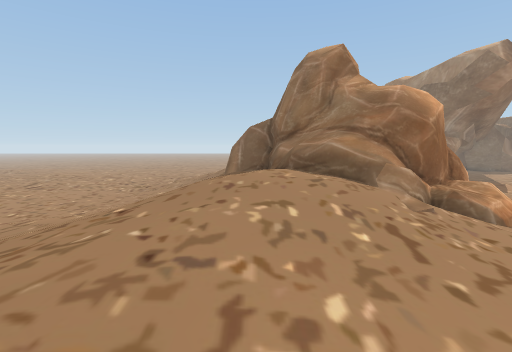
[1] (above)

18 first-person views from a walk through a scene from a Unity 3-D project. The camera is 1.3 m above the floor, tilts 6° down and sees 85° across. The floor is counted in squares, 1 m on a side. Each view is taken from the middle of a square. On the plan, view 1 faces up. The plan holds only what a view shows up to about 13 squares ahead; the rest is blank. The place goes on beyond the plan. Some surface patterns are stand-ins.

[2]
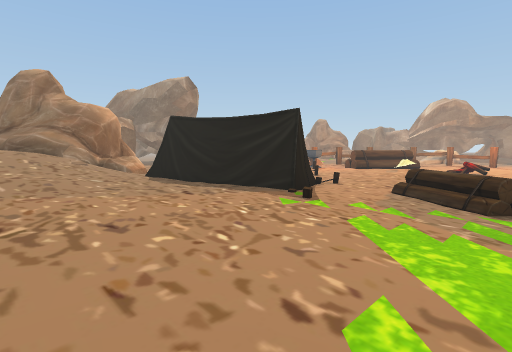

[3]
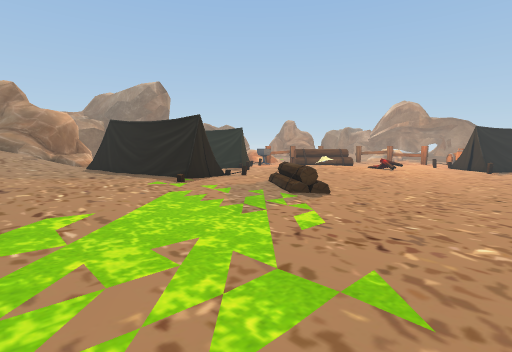

[4]
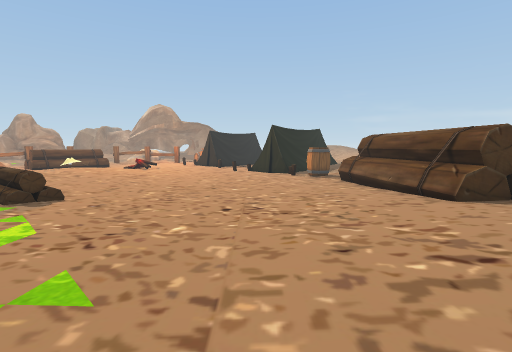

[5]
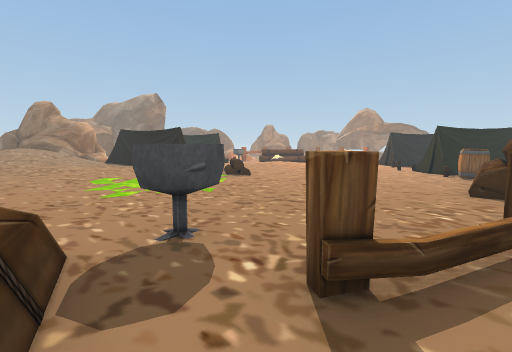

[6]
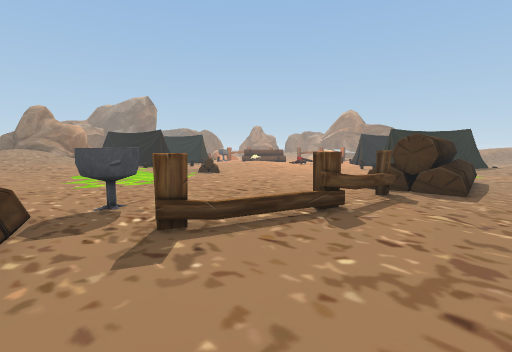

[7]
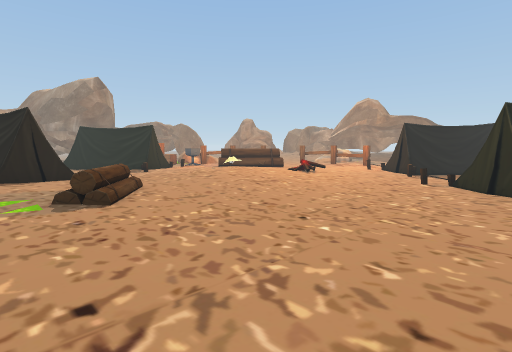

[8]
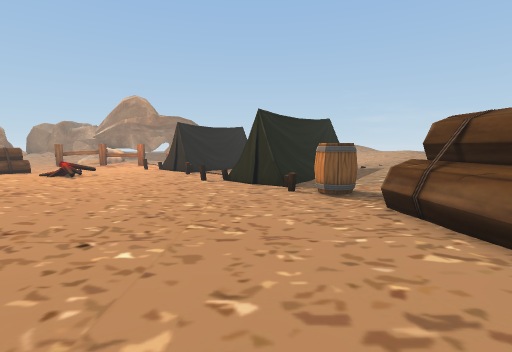

[9]
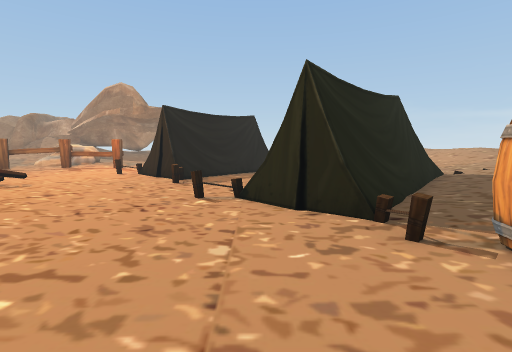

[10]
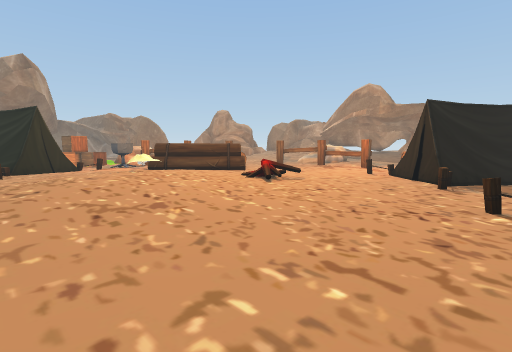

[11]
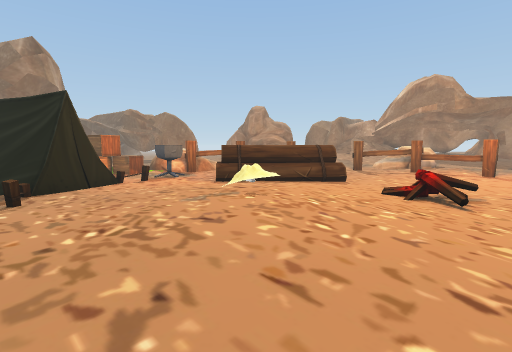

[12]
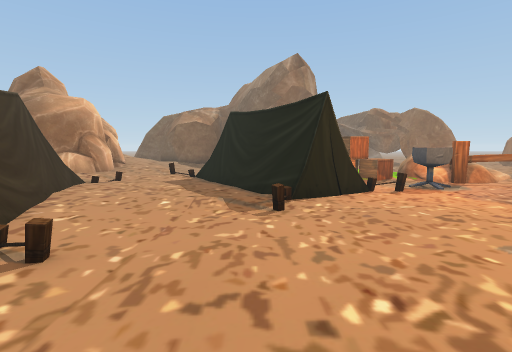

[13]
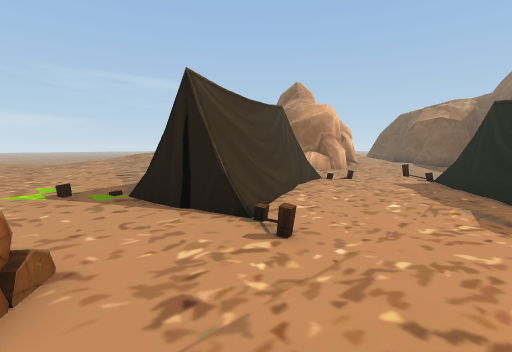

[14]
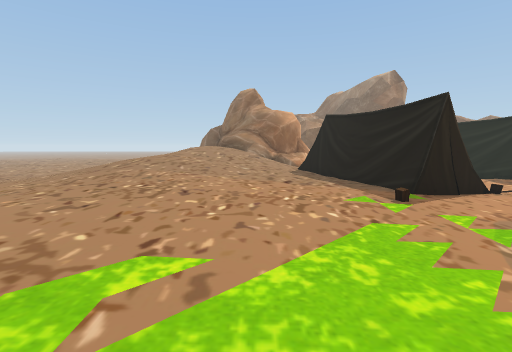

[15]
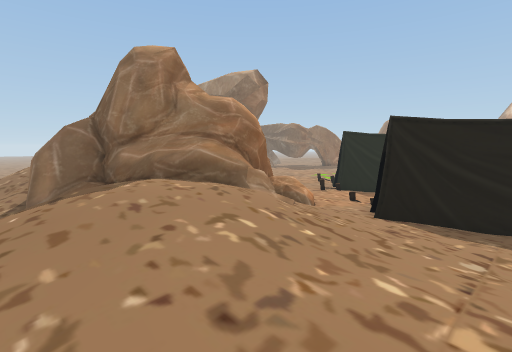

[16]
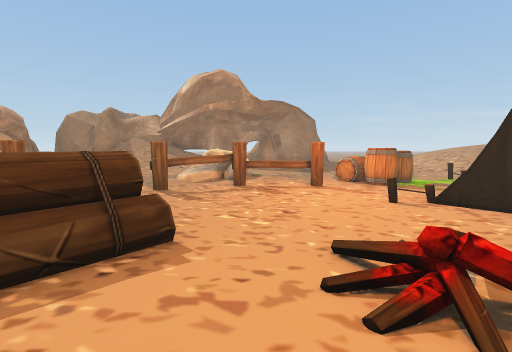

[17]
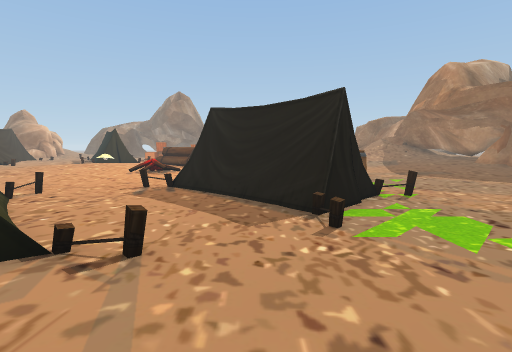

[18]
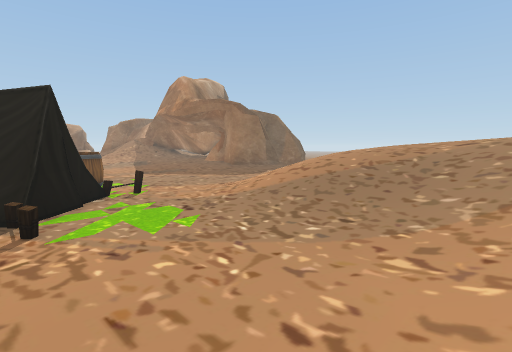

### Floor plan
Key: @ floor where view 1 was taken; # wall or solid block; x gap in a wall; . main floor; : floor 0.25 m higher than the main floor; - floor 0.25 m lower than the main floor; + floor 0.5 m higher than the main floor; * floor 0.75 m higher than the main floor; % floor 1 m higher than the main floor; & floor 1.25 m higher than the main floor; $ floor 1.5 m higher than the main floor; / step, stairs or slope; = window, fence, low wall or low ledge; ^ raised ledge; B barrel; N bonfire; R rock; A box; O other object.
Columns run from 2 left of view 1 to 38 right of it. Each row starts with its distance up from view 1.
 12 //
 11 /#                       R
 10 /###                    RR
  9  //##   #   ..#       A R
  8   /^##### ..=O##   OOAA.
  7 //$=^##^^::...=#    O----x#
  6 //$$&^=^::.....##    -OO---
  5 //$/////::=.....##  ..OO-.
  4 %&&/////###.....=###.=...
  3 %&////+/###......##.....
  2 %%%%/++:###=...........#^         ..
  1 %/%*/++:=###....==.....=^^     .....
  0 **@*+++::###............/#^#  --##/R
 -1 ***++++::###=......:::....=#-----#/R
 -2 +++++++::=##......:://:....------x.R
 -3 +++++++::::......::://:...-------=./
 -4 ++++++:::::......:::::...//------==.
 -5 +++++::::::.==...::::...NO=-------x.
 -6  +++::::::.===...........---------=
 -7  +:::::::..=^..........-------=----BB
 -8  +:::::::..=.........-------------BBB
 -9 ++::::::...........----------##=--BB-----
-10 ++::::::........------------####=--BB----
-11 ++::::::.......-----------=-=## #=-------
-12 ++::::::........-------==----### #=------
-13 ++:::::::........-------------=####==----
-14  +::::::::.......------#=------=###----./
-15  +:::::::::......-----## -------=#----./
-16 ^+OO:::::::.......--==##  -----------.///
-17 #:O++++:::::......-BB.#####...---=---.///
-18 ^+++++++::::...===.BB..#####.=..-----////
-19  :#+++++::^#^^####......=## ......--.////
-20 :++++===#:#######   ...../#  ......-.////
-21 +++++++++:##^^^^^     :::/::    .....////
-22  ++++++++::::....        //::  . ....////
-23 + ++++++:::               +++   : ///////

Where each view was taken, in squares from view 1:
view 1: 0 up, 0 right, facing up
view 2: 8 down, 0 right, facing up-right
view 3: 13 down, 1 right, facing up-right
view 4: 14 down, 1 right, facing right
view 5: 20 down, 2 left, facing up-right
view 6: 23 down, 2 left, facing up-right
view 7: 16 down, 7 right, facing up-right
view 8: 15 down, 8 right, facing right
view 9: 14 down, 14 right, facing right
view 10: 13 down, 14 right, facing up-right
view 11: 7 down, 14 right, facing up-right
view 12: 5 down, 14 right, facing up
view 13: 5 down, 14 right, facing up-left
view 14: 10 down, 3 right, facing up
view 15: 1 up, 2 left, facing up-right
view 16: 3 down, 20 right, facing right
view 17: 22 down, 29 right, facing up
view 18: 23 down, 30 right, facing up-right
